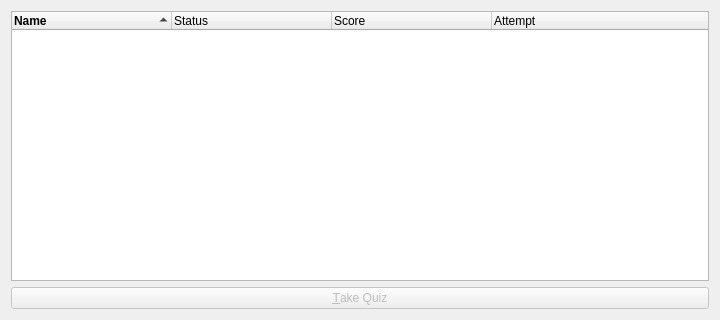
<?xml version="1.0" encoding="UTF-8"?>
<ui version="4.0">
 <class>AvailableQuizzes</class>
 <widget class="QWidget" name="AvailableQuizzes">
  <property name="sizePolicy">
   <sizepolicy hsizetype="MinimumExpanding" vsizetype="MinimumExpanding">
    <horstretch>0</horstretch>
    <verstretch>0</verstretch>
   </sizepolicy>
  </property>
  <property name="minimumSize">
   <size>
    <width>720</width>
    <height>320</height>
   </size>
  </property>
  <property name="windowTitle">
   <string>Form</string>
  </property>
  <layout class="QVBoxLayout" name="verticalLayout">
   <property name="sizeConstraint">
    <enum>QLayout::SetDefaultConstraint</enum>
   </property>
   <item>
    <widget class="QTreeWidget" name="treeWidget">
     <property name="alternatingRowColors">
      <bool>true</bool>
     </property>
     <property name="rootIsDecorated">
      <bool>true</bool>
     </property>
     <property name="itemsExpandable">
      <bool>true</bool>
     </property>
     <property name="sortingEnabled">
      <bool>true</bool>
     </property>
     <property name="animated">
      <bool>true</bool>
     </property>
     <property name="allColumnsShowFocus">
      <bool>false</bool>
     </property>
     <property name="wordWrap">
      <bool>true</bool>
     </property>
     <property name="headerHidden">
      <bool>false</bool>
     </property>
     <property name="columnCount">
      <number>4</number>
     </property>
     <attribute name="headerDefaultSectionSize">
      <number>160</number>
     </attribute>
     <attribute name="headerHighlightSections">
      <bool>true</bool>
     </attribute>
     <attribute name="headerStretchLastSection">
      <bool>true</bool>
     </attribute>
     <column>
      <property name="text">
       <string>Name</string>
      </property>
      <property name="font">
       <font>
        <weight>75</weight>
        <bold>true</bold>
       </font>
      </property>
     </column>
     <column>
      <property name="text">
       <string>Status</string>
      </property>
     </column>
     <column>
      <property name="text">
       <string>Score</string>
      </property>
     </column>
     <column>
      <property name="text">
       <string>Attempt</string>
      </property>
     </column>
    </widget>
   </item>
   <item>
    <widget class="QPushButton" name="takeQuizButton">
     <property name="enabled">
      <bool>false</bool>
     </property>
     <property name="text">
      <string>&amp;Take Quiz</string>
     </property>
    </widget>
   </item>
  </layout>
 </widget>
 <resources/>
 <connections/>
</ui>
